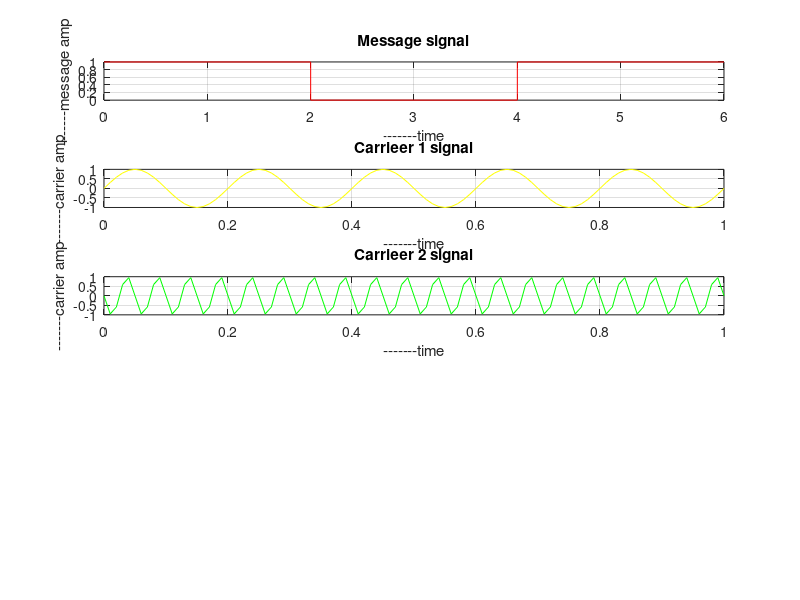

The MATLAB script that drew this image: (Note: this script raises an error after producing the figure.)

close all;
clear all;
clc;
clf;

fc1=5;
fc2=80;
n=[1 1 0 0 1 1];
l=length(n)
if(n(l)==1)
    n(l+1)=1
else
    n(l+1)=0
end

l1=length(n)

tn=0:l1-1
subplot(5, 1, 1)
stairs(tn, n, 'r');
title('Message signal');
ylabel('-------message amp');
xlabel('-------time');
grid on;

t=0:0.01:1
c1=sin(2*pi*fc1*t)
subplot(5, 1, 2);
plot(t, c1, 'y');
title('Carrieer 1 signal');
ylabel('-------carrier amp');
xlabel('-------time');
grid on;

t=0:0.01:1
c2=sin(2*pi*fc2*t);
subplot(5, 1, 3);
plot(t, c2, 'g');
title('Carrieer 2 signal');
ylabel('-------carrier amp');
xlabel('-------time');
grid on;


for i=1:l
    for j=(i-1)*100:i*100
        if(n(i)==1)
            s(j+1)=c1(j+1)
        else
            s(j+1)=c2(j+1)
        end
    end
end

subplot(5, 1, 4);
plot(t, s, 'c');
title('modulated fsk signal');
ylabel('-------fsk amp');
xlabel('-------time');
grid on;


for i=1:l
    for j=(i-1)*100:i*100
        if(s(j+1)==c1(j+1))
            x(j+1)=1
        else
            x(j+1)=0
        end 
    end
end

subplot(5, 1, 4);
plot(t, x, 'm');
title('demodulated fsk signal');
ylabel('-------demod fsk amp');
xlabel('-------time');
grid on;

    
    
    
    
    
    
    